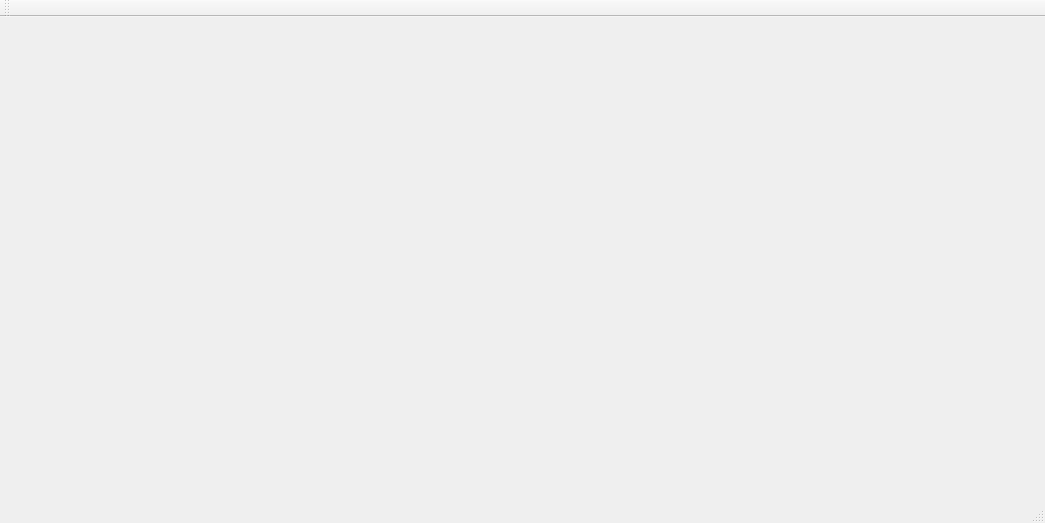
<?xml version="1.0" encoding="UTF-8"?>
<ui version="4.0">
 <class>MainWindow</class>
 <widget class="QMainWindow" name="MainWindow">
  <property name="geometry">
   <rect>
    <x>0</x>
    <y>0</y>
    <width>1045</width>
    <height>523</height>
   </rect>
  </property>
  <property name="windowTitle">
   <string>MainWindow</string>
  </property>
  <widget class="graphics" name="centralWidget"/>
  <widget class="QMenuBar" name="menuBar">
   <property name="geometry">
    <rect>
     <x>0</x>
     <y>0</y>
     <width>1045</width>
     <height>21</height>
    </rect>
   </property>
  </widget>
  <widget class="QToolBar" name="mainToolBar">
   <attribute name="toolBarArea">
    <enum>TopToolBarArea</enum>
   </attribute>
   <attribute name="toolBarBreak">
    <bool>false</bool>
   </attribute>
  </widget>
  <widget class="QStatusBar" name="statusBar"/>
 </widget>
 <layoutdefault spacing="6" margin="11"/>
 <customwidgets>
  <customwidget>
   <class>graphics</class>
   <extends>QWidget</extends>
   <header>graphics.h</header>
   <container>1</container>
  </customwidget>
 </customwidgets>
 <resources/>
 <connections/>
</ui>
